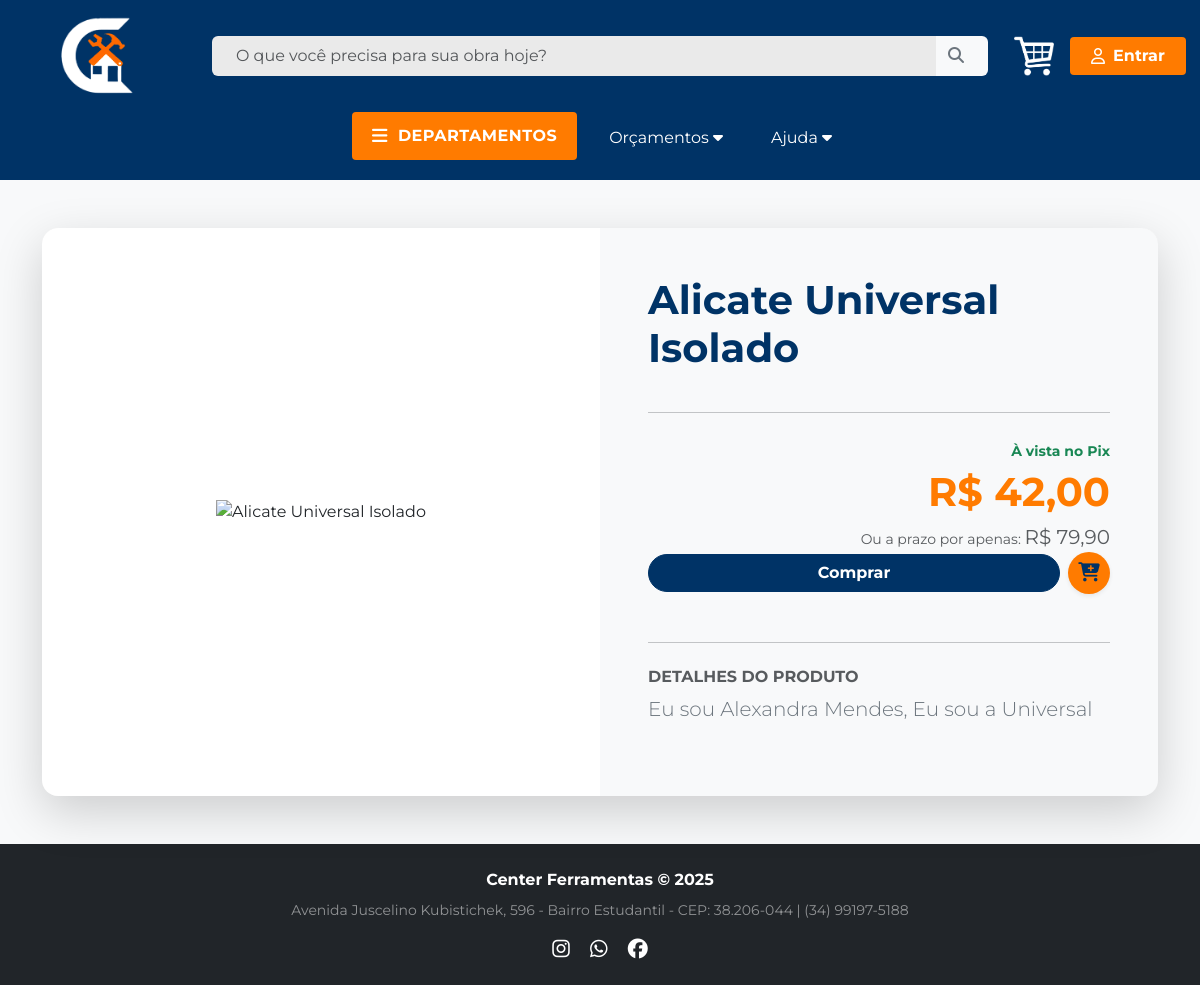
The app's page /produto?id=8 with its own data.
### tables this page shows
CREATE TABLE IF NOT EXISTS products (
    id INT AUTO_INCREMENT PRIMARY KEY,
    category_id INT,
    name VARCHAR(255) NOT NULL,
    description TEXT,
    price_cash DECIMAL(10, 2) NOT NULL,
    price_installments DECIMAL(10, 2) NOT NULL,
    stock_quantity INT DEFAULT 0,
    image_data LONGTEXT,
    image_mime VARCHAR(50),
    active BOOLEAN DEFAULT TRUE,
    created_at TIMESTAMP DEFAULT CURRENT_TIMESTAMP,
    FOREIGN KEY (category_id) REFERENCES categories (id) ON DELETE SET NULL
);

### src/Controllers/ProductController.php (called while the page is built, shortened)
<?php
class ProductController
{
    public function show(): void
    {
        $id = filter_input(INPUT_GET, 'id', FILTER_VALIDATE_INT);
        $product = $this->productRepository->findById($id);
        require __DIR__ . '/../../views/products/details.php';
    }
}

### public/index.php (called while the page is built, shortened)
<?php
try {
    $router = new Router();
    $router->get('/', [HomeController::class, 'index']);
    $router->post('/register', [AuthController::class, 'register']);
    $router->get('/verify-email', [AuthController::class, 'verifyEmail']);
    $router->post('/login', [AuthController::class, 'login']);
    $router->get('/logout', [AuthController::class, 'logout']);
    $router->post('/forgot-password', [AuthController::class, 'forgotPassword']);
    $router->get('/reset-password', [AuthController::class, 'showResetForm']);
    $router->post('/reset-password', [AuthController::class, 'resetPassword']);
    $router->get('/produto', [ProductController::class, 'show']);
    $router->get('/carrinho', [CartController::class, 'index']);
    $router->get('/carrinho', [CartController::class, 'index']);
    $router->post('/carrinho/adicionar', [CartController::class, 'add']);
    $router->post('/carrinho/atualizar', [CartController::class, 'update']);
    $router->post('/carrinho/remover', [CartController::class, 'remove']);
    $router->get('/checkout', [CheckoutController::class, 'index']);
    $router->post('/checkout/process', [CheckoutController::class, 'process']);
    $router->get('/checkout/success', [CheckoutController::class, 'success']);
    $router->get('/admin', [AdminController::class, 'dashboard']);
    $router->get('/admin/employees', [AdminController::class, 'listEmployees']);
    $router->post('/admin/employees/store', [AdminController::class, 'storeEmployee']);
    $router->post('/admin/employees/update', [AdminController::class, 'updateEmployee']);
    $router->post('/admin/employees/toggle', [AdminController::class, 'toggleEmployeeStatus']);
    $router->post('/admin/employees/delete', [AdminController::class, 'deleteEmployee']);
    $router->get('/admin/categories', [AdminController::class, 'listCategories']);
    $router->post('/admin/categories/store', [AdminController::class, 'storeCategory']);
    $router->post('/admin/categories/update', [AdminController::class, 'updateCategory']);
    $router->post('/admin/categories/delete', [AdminController::class, 'deleteCategory']);
    $router->get('/admin/products', [AdminController::class, 'listProducts']);
    $router->post('/admin/products/create', [AdminController::class, 'storeProduct']);
    $router->post('/admin/products/update', [AdminController::class, 'updateProduct']);
    $router->post('/admin/products/delete', [AdminController::class, 'deleteProduct']);
    $router->post('/admin/products/toggle', [AdminController::class, 'toggleProductStatus']);
    $router->get('/admin/promotions', [AdminController::class, 'listPromotions']);
    $router->post('/admin/promotions/create', [AdminController::class, 'storePromotion']);
    $router->post('/admin/promotions/update', [AdminController::class, 'updatePromotion']);
    $router->post('/admin/promotions/delete', [AdminController::class, 'deletePromotion']);
    $router->post('/admin/promotions/toggle', [AdminController::class, 'togglePromotionStatus']);
    $router->get('/admin/dashboard', [AdminController::class, 'dashboard']);
    $router->get('/admin/orders', [\App\Controllers\AdminController::class, 'listOrders']);
    $router->post('/admin/orders/update-status', [\App\Controllers\AdminController::class, 'updateOrderStatus']);
    $router->get('/my-orders', [OrderController::class, 'index']);
    $uri = $_SERVER['REQUEST_URI'] ?? '/';
    $method = $_SERVER['REQUEST_METHOD'] ?? 'GET';
    $router->dispatch($uri, $method);
} catch (Exception $e) {
    error_log($e->getMessage());
    echo "Erro interno.";
}

### src/Repository/ProductRepository.php (called while the page is built, shortened)
<?php
class ProductRepository
{
    public function findById(int $id): ?Product
    {
        $sql = "
            SELECT
                p.*,
                COALESCE(
                    (SELECT prom.discount_percentage
                     FROM product_promotions pp
                     JOIN promotions prom ON pp.promotion_id = prom.id
                     WHERE pp.product_id = p.id
                     AND prom.active = 1
                     AND NOW() BETWEEN prom.start_date AND prom.end_date
                     LIMIT 1
                    ), 0) as discount_percentage,
                (SELECT COUNT(*) FROM product_promotions pp
                 JOIN promotions prom ON pp.promotion_id = prom.id
                 WHERE pp.product_id = p.id AND prom.active = 1
                 AND NOW() BETWEEN prom.start_date AND prom.end_date
                ) > 0 as is_featured
            FROM products p
            WHERE p.id = :id
        ";
        $stmt = $this->pdo->prepare($sql);
        $stmt->bindValue(':id', $id, PDO::PARAM_INT);
        $stmt->execute();
        $data = $stmt->fetch();
        return $data ? Product::fromArray($data) : null;
    }
}

### src/Domain/Product.php (called while the page is built, shortened)
<?php
class Product
{
    public function getFormattedCashPrice(): string
    {
        $finalPrice = $this->priceCash * (1 - ($this->discountPercentage / 100));
        return 'R$ ' . number_format($finalPrice, 2, ',', '.');
    }
    public function getFormattedInstallmentPrice(): string
    {
        $finalPrice = $this->priceInstallments * (1 - ($this->discountPercentage / 100));
        return 'R$ ' . number_format($finalPrice, 2, ',', '.');
    }
    public static function fromArray(array $data): self
    {
        $imgSrc = 'assets/img/ui/sem-imagem.webp';
        return new self(
            id: (int)$data['id'],
            name: $data['name'],
            description: $data['description'] ?? '',
            priceCash: (float)$data['price_cash'],
            priceInstallments: (float)$data['price_installments'],
            imageUrl: $imgSrc,
            isFeatured: (bool)($data['is_featured'] ?? false),
            stockQuantity: (int)($data['stock_quantity'] ?? 0),
            active: (bool)($data['active'] ?? true),
            discountPercentage: (float)($data['discount_percentage'] ?? 0)
        );
    }
}

### views/products/details.php (the view, shortened to what this page needs)
<?php require __DIR__ . '/../partials/head.php'; ?>
<body class="bg-light d-flex flex-column min-vh-100">
    <?php require __DIR__ . '/../partials/header.php'; ?>
    <main class="container my-5 flex-grow-1">
        <div class="card shadow-lg border-0 rounded-4 overflow-hidden">
            <div class="row g-0">
                <div class="col-md-6 bg-white d-flex align-items-center justify-content-center p-5">
                    <img src="<?= htmlspecialchars($product->imageUrl) ?>"
                        class="img-fluid"
                        style="max-height: 400px; object-fit: contain;"
                        alt="<?= htmlspecialchars($product->name) ?>">
                </div>
                <div class="col-md-6 p-4 p-md-5 d-flex flex-column justify-content-center bg-light">
                    <h1 class="display-6 fw-bold text-primary mb-3"><?= htmlspecialchars($product->name) ?></h1>
                    <hr class="my-4">
                    <div class="d-flex align-items-end mb-4 flex-column align-items-start">
                        <div class="mt-1 d-flex align-items-end flex-column">
                            <span class="text-success small fw-bold ms-2 ">À vista no Pix</span>
                            <span class="fs-1 fw-bold primary-text-color"><?= $product->getFormattedCashPrice() ?></span>
                        </div>
                        <div>
                            <span class="text-muted small">Ou a prazo por apenas: </span>
                            <span class="d-inline-block text-muted fs-5">
                                <?= $product->getFormattedInstallmentPrice() ?>
                            </span>
                        </div>
                        <div class="mt-auto w-100">
                            <?php require __DIR__ . '/../partials/options_buy_cart.php' ?>
                        </div>
                    </div>
                    <hr class="my-4">
                    <h6 class="text-uppercase text-muted fw-bold mb-2">Detalhes do Produto</h6>
                    <p class="lead text-secondary mb-4"><?= htmlspecialchars($product->description) ?></p>
                </div>
            </div>
        </div>
    </main>
    <?php require __DIR__ . '/../partials/footer.php'; ?>
</body>
</html>

### public/assets/css/style.css (style rules this page uses)
:root { --brand-primary: #003366; --brand-accent: #ff7b00; --brand-success: #28a745; --brand-danger: #dc3545; --brand-warning: #ffc107; --brand-info: #17a2b8; --bg-body: #eaeaea; --bg-card: #ffffff; --text-main: #000000; --text-muted: #6c757d; --white: #ffffff; --snow: #fffafa; --gradient-start: #0056b3; --gradient-end: #002b55; --focus-ring: rgba(255, 123, 0, 0.5); --shadow-soft: rgba(0, 0, 0, 0.15); --shadow-strong: rgba(0, 0, 0, 0.3); --bs-primary: var(--brand-primary); --bs-primary-rgb: 0, 51, 102; --bs-secondary: var(--text-muted); --bs-success: var(--brand-success); --bs-info: var(--brand-info); --bs-warning: var(--brand-warning); --bs-danger: var(--brand-danger); --bs-body-bg: var(--bg-body); --bs-link-color: var(--brand-primary); --bs-link-hover-color: var(--brand-accent); }
body { font-family: "Montserrat", sans-serif; background-color: var(--bs-body-bg); color: var(--text-main); display: flex; flex-direction: column; min-height: 100vh; }
.primary-text-color { color: var(--brand-accent); }

### records on screen
products: name "Alicate Universal Isolado", description "Eu sou Alexandra Mendes, Eu sou a Universal"

### other values on screen
$product->getFormattedCashPrice() "R$ 42,00"
$product->getFormattedInstallmentPrice() "R$ 79,90"
